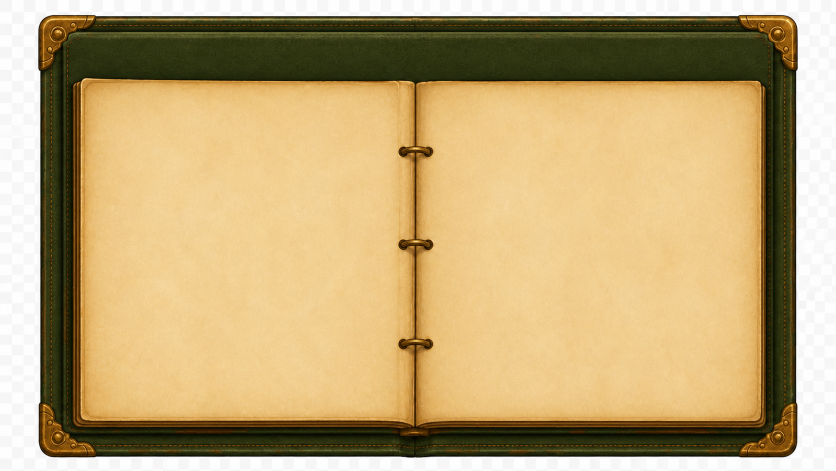
#> input picture assets/card-lab/9fo-binder-empty-v1.png, 1672 x 941 px, given in place of 9f Frame Narrow Decorated.png, which was not available (shown at 1/2 size)
$ python render_ninefold_cards.py
#> lines starting #> are read from the running program, lines starting #| are printed output that depends on the picture; after the words box and inside, x2 and y2 are one past the last pixel; in counts of white or black regions, pixels touching at a corner belong together; pictures that were not available may be replaced by others from this repository, and a replacement may not be noted
from __future__ import annotations

import argparse
import csv
import itertools
import random
import re
import time
from collections import deque
from pathlib import Path

import numpy as np
from PIL import Image, ImageDraw, ImageFilter, ImageFont


ROOT = Path(__file__).resolve().parents[1]
CARD_DIR = ROOT / "card_art" / "ninefold_orchard"
FRAME_PATH = CARD_DIR / "9f Frame Narrow Decorated.png"
DATA_PATH = ROOT / "card_data_export.tsv"
FONT_REGULAR = Path(r"C:\Windows\Fonts\georgia.ttf")
FONT_BOLD = Path(r"C:\Windows\Fonts\georgiab.ttf")

TITLE_CENTRE = (475, 130)
TYPE_CENTRE = (475, 217)
BATTLE_CENTRE = (865, 195)
STAT_CENTRES = [(848, 1027), (848, 1126), (848, 1225), (848, 1318), (848, 1417)]
ART_BOX = (212, 242, 767, 959)

# Card-specific crop nudges are recorded here after contact-sheet review.
CROP_NUDGES: dict[str, tuple[int, int]] = {}


def checkerboard_opening_mask(frame: Image.Image) -> Image.Image:
    arr = np.asarray(frame.convert("RGB"))
    spread = arr.max(axis=2) - arr.min(axis=2)
    light = arr.mean(axis=2)
    candidate = (spread <= 4) & (light >= 205) & (light <= 255)
    candidate[:220, :] = False
    candidate[1010:, :] = False
    candidate[:, :80] = False
    candidate[:, 950:] = False

    start = (500, 500)
    seen = np.zeros(candidate.shape, dtype=np.uint8)
    queue = deque([start])
    seen[start] = 1
    while queue:
        y, x = queue.popleft()
        for yy, xx in ((y - 1, x), (y + 1, x), (y, x - 1), (y, x + 1)):
            if 0 <= yy < candidate.shape[0] and 0 <= xx < candidate.shape[1] and candidate[yy, xx] and not seen[yy, xx]:
                seen[yy, xx] = 1
                queue.append((yy, xx))

    mask = Image.fromarray(seen * 255, "L")
    return mask.filter(ImageFilter.MaxFilter(5))


def fit_art(art: Image.Image, key: str) -> Image.Image:
    x0, y0, x1, y1 = ART_BOX
    target_w, target_h = x1 - x0, y1 - y0
    trim = 55 if art.height > art.width * 1.2 else 45
    art = art.crop((trim, trim, art.width - trim, art.height - trim))
    if art.height > art.width * 1.2:
        return art.resize((target_w, target_h), Image.Resampling.LANCZOS)
    scale = max(target_w / art.width, target_h / art.height)
    resized = art.resize((round(art.width * scale), round(art.height * scale)), Image.Resampling.LANCZOS)
    nudge_x, nudge_y = CROP_NUDGES.get(key, (0, 0))
    left = (resized.width - target_w) // 2 + nudge_x
    top = (resized.height - target_h) // 2 + nudge_y
    left = min(max(left, 0), resized.width - target_w)
    top = min(max(top, 0), resized.height - target_h)
    return resized.crop((left, top, left + target_w, top + target_h))


def centred_text(draw: ImageDraw.ImageDraw, centre: tuple[int, int], text: str, font: ImageFont.FreeTypeFont,
                 fill: tuple[int, int, int], stroke_width: int = 0,
                 stroke_fill: tuple[int, int, int] | None = None) -> None:
    box = draw.textbbox((0, 0), text, font=font, stroke_width=stroke_width)
    x = centre[0] - (box[2] - box[0]) / 2 - box[0]
    y = centre[1] - (box[3] - box[1]) / 2 - box[1]
    draw.text((round(x), round(y)), text, font=font, fill=fill,
              stroke_width=stroke_width, stroke_fill=stroke_fill)


def title_font(text: str) -> ImageFont.FreeTypeFont:
    for size in range(68, 31, -1):
        font = ImageFont.truetype(FONT_BOLD, size)
        if font.getlength(text) <= 550:
            return font
    return ImageFont.truetype(FONT_BOLD, 31)


def compose(name: str, card_type: str, battle: int, stats: list[int], art_path: Path, key: str) -> Image.Image:
    frame = Image.open(FRAME_PATH).convert("RGB")
    art = Image.open(art_path).convert("RGB")
    fitted = fit_art(art, key)
    art_layer = frame.copy()
    art_layer.paste(fitted, ART_BOX[:2])
    mask = opening_mask(frame)
    card = Image.composite(art_layer, frame, mask)

    draw = ImageDraw.Draw(card)
    dark = (48, 24, 7)
    cream = (255, 245, 207)
    centred_text(draw, TITLE_CENTRE, name, title_font(name), dark)
    centred_text(draw, TYPE_CENTRE, card_type, ImageFont.truetype(FONT_REGULAR, 37), cream,
                 stroke_width=2, stroke_fill=(74, 54, 17))
    centred_text(draw, BATTLE_CENTRE, str(battle), ImageFont.truetype(FONT_REGULAR, 110), dark)
    stat_font = ImageFont.truetype(FONT_REGULAR, 51)
    for centre, value in zip(STAT_CENTRES, stats, strict=True):
        centred_text(draw, centre, str(value), stat_font, dark)
    return card


_MASK: Image.Image | None = None


def opening_mask(frame: Image.Image) -> Image.Image:
    global _MASK
    if _MASK is None:
        _MASK = checkerboard_opening_mask(frame)
    return _MASK


def visible_name(name: str) -> str:
    return re.sub(r"\s*\(upgraded\)\s*$", "", name, flags=re.I).strip()


def sanitised_name(name: str) -> str:
    return re.sub(r"[^A-Za-z0-9 ]", "", visible_name(name)).strip()


def load_rows() -> list[dict[str, str]]:
    with DATA_PATH.open("r", encoding="utf-8-sig", newline="") as handle:
        rows = list(csv.DictReader(handle, delimiter="\t"))
    return [row for row in rows if row["module"] == "Ninefold Orchard" and row["rarity"] != "generic"]


def art_inventory() -> tuple[dict[str, Path], dict[str, Path], dict[str, str]]:
    character_files: dict[str, Path] = {}
    character_names: dict[str, str] = {}
    boss_files: dict[str, Path] = {}
    for path in CARD_DIR.glob("*.png"):
        match = re.match(r"(\d+)_(.+)\.png$", path.name, flags=re.I)
        if not match:
            continue
        number, remainder = match.group(1), match.group(2).lower()
        if remainder.startswith(("common_", "rare_", "epic_", "legendary_")):
            character_files[str(int(number))] = path
            # The name embedded in the filename itself (e.g. "common_Pip" -> "pip") — kept so
            # callers can verify the ordinal position actually matches this file's character,
            # rather than trusting position alone.
            character_names[str(int(number))] = remainder.split("_", 1)[1]
        else:
            boss_files[str(int(number))] = path
    return character_files, boss_files, character_names


def validate_rows(rows: list[dict[str, str]]) -> None:
    if len(rows) != 57:
        raise ValueError(f"Expected 57 Ninefold data rows, found {len(rows)}")
    for row in rows:
        values = [row[field] for field in ("bv", "arith", "geom", "logic", "sci", "speed")]
        if not all(value.isdigit() for value in values):
            raise ValueError(f"Non-numeric stat in {row['id']}")


def render_apple_variants(selected: set[str] | None = None) -> list[Path]:
    existing = (2, 1, 1, 2, 2)
    possibilities = [values for values in itertools.product(range(1, 5), repeat=5)
                     if sum(values) == 8 and values != existing]
    allocations = random.Random(904).sample(possibilities, 9)
    outputs = []
    for suffix, stats in zip("bcdefghij", allocations, strict=True):
        key = f"apple_{suffix}"
        if selected is not None and key not in selected:
            continue
        out = CARD_DIR / f"9f_Apple Picker_{suffix}.png"
        compose("Apple Picker", "No Type", 8, stats, CARD_DIR / "9f_AP_art.png", key).save(out)
#> in compose, frame is the input picture: PIL image 1672x941 RGB; mean R, G, B 191, 167.3, 119.2
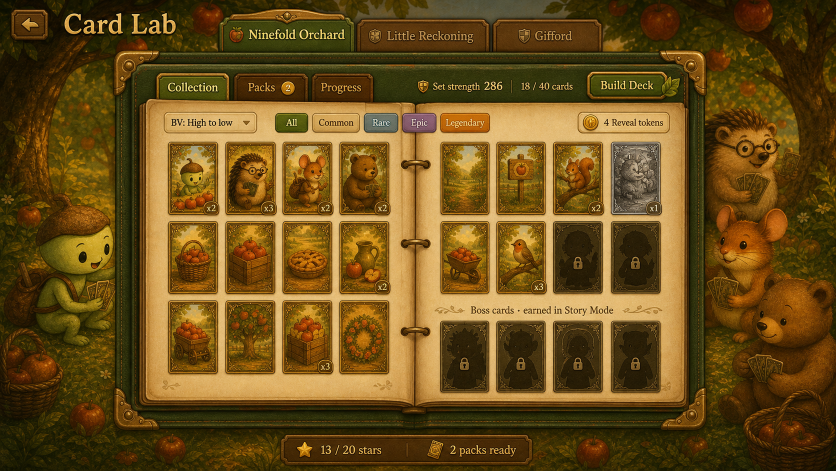
#> input picture assets/card-lab/9fo-card-lab-full-screen-mockup-v1.png, 1672 x 941 px, given in place of 9f_AP_art.png, which was not available (shown at 1/2 size)
#> in compose, art is the input picture: PIL image 1672x941 RGB; mean R, G, B 106, 77.8, 26.3
#> in fit_art, `resized = art.resize((round(art.width * scale), round(art.height * sca..`:
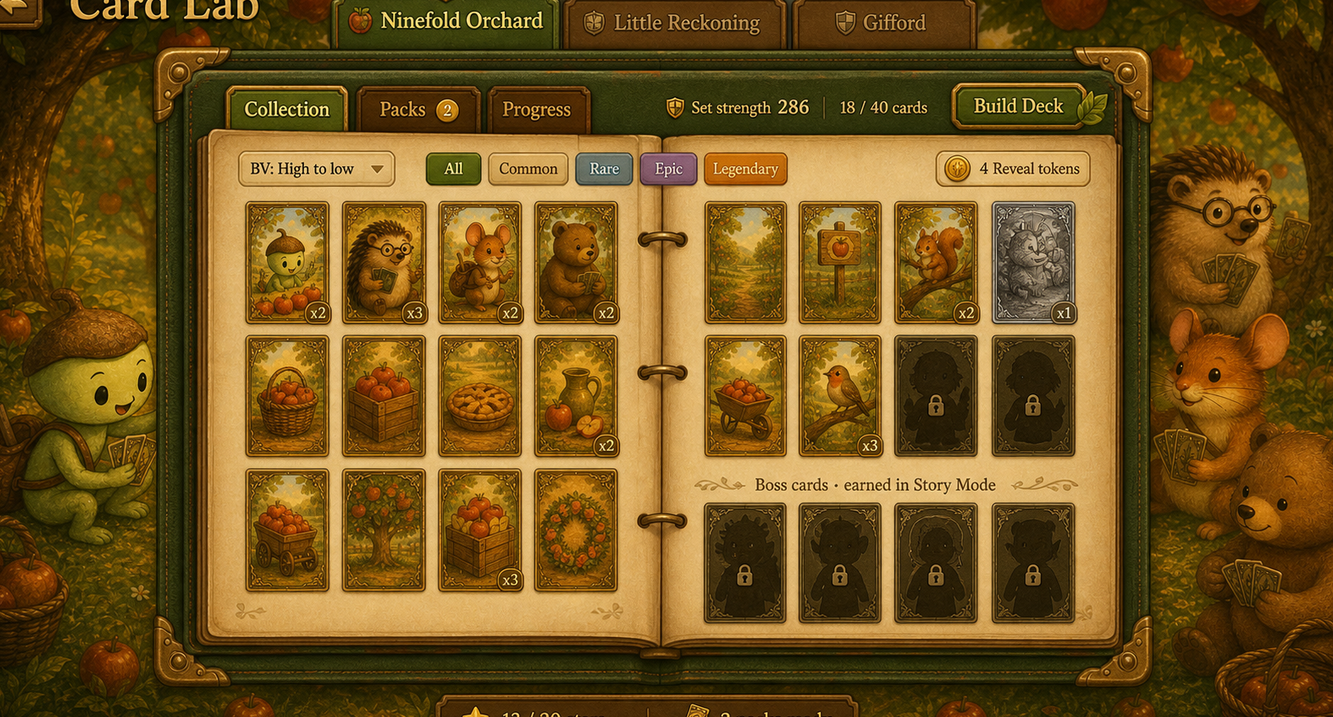
#> resized: PIL image 1333x717 RGB; mean R, G, B 113.8, 83.8, 29.6
#> in fit_art, `return resized.crop((left, top, left + target_w, top + target_h))`:
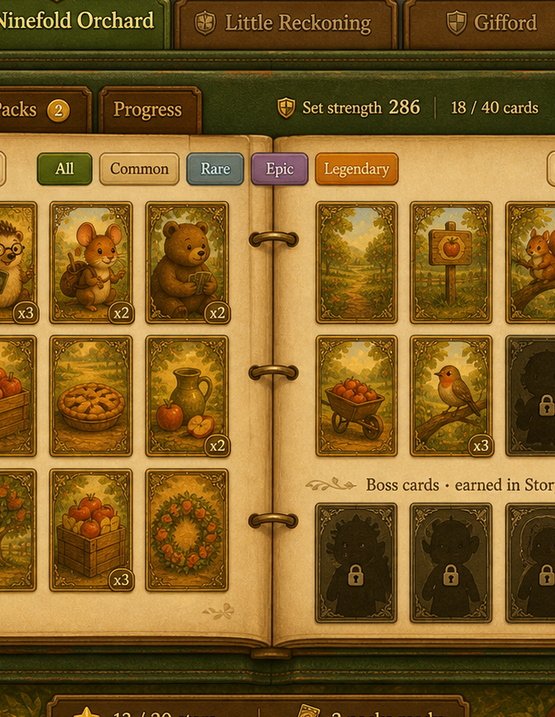
#> returned value: PIL image 555x717 RGB; mean R, G, B 128.7, 96.1, 38.8
#> in checkerboard_opening_mask, `spread = arr.max(axis=2) - arr.min(axis=2)`:
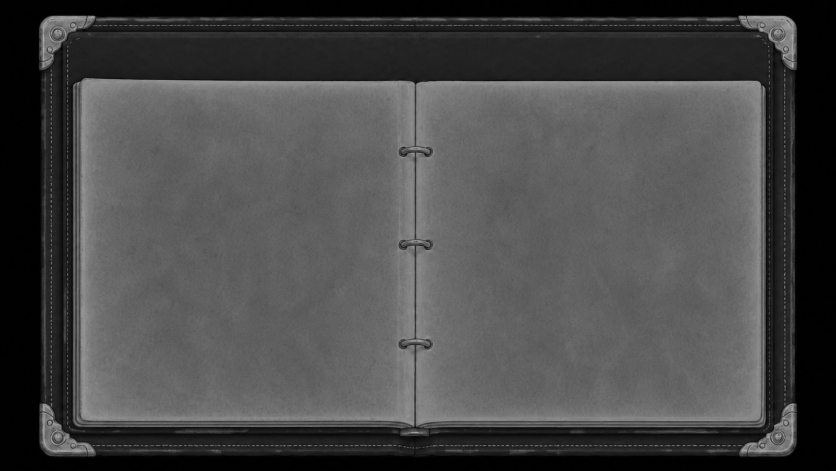
#> spread: shape (941, 1672) (shown at 1/2 size); min 0, max 191, mean 72.6
#> in checkerboard_opening_mask, `light = arr.mean(axis=2)`:
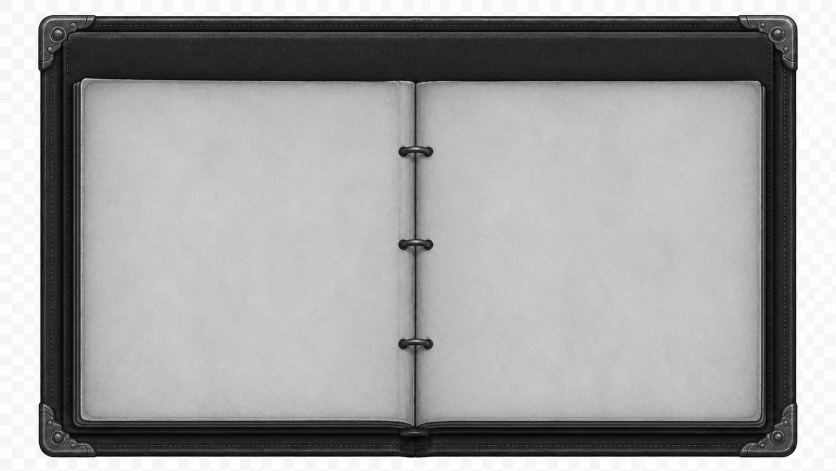
#> light: shape (941, 1672) float64 (shown at 1/2 size); min 0, max 255, mean 159.2
#> in checkerboard_opening_mask, `candidate = (spread <= 4) & (light >= 205) & (light <= 255)`:
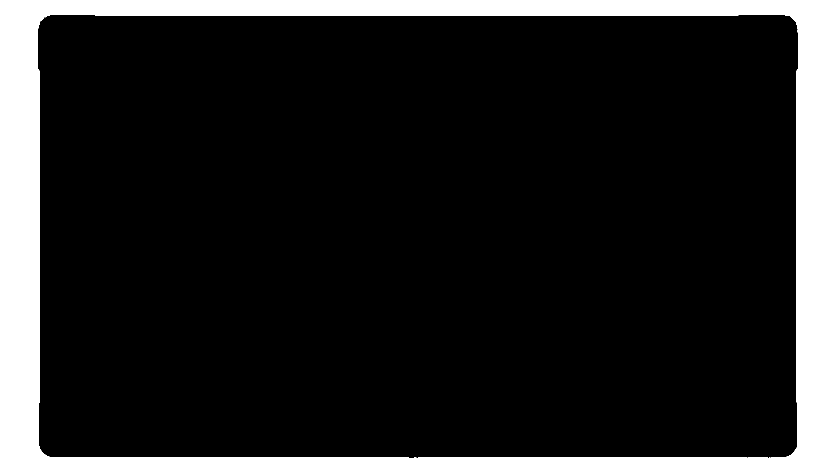
#> candidate: shape (941, 1672) bool (shown at 1/2 size); 15.1% white; 1 white region, box (x1, y1, x2, y2) and area: (0, 0, 1672, 941) 237567
#> in checkerboard_opening_mask, `candidate[:, 950:] = False`: candidate: shape (941, 1672) bool; 1.5% white; 1 white region, box (x1, y1, x2, y2) and area: (80, 898, 950, 941) 23466
#> in checkerboard_opening_mask, `mask = Image.fromarray(seen * 255, "L")`: mask: PIL image 1672x941 L; 0% white in thin lines or dots, all inside (x1, y1, x2, y2) = (500, 500, 501, 501)
#> in checkerboard_opening_mask, `return mask.filter(ImageFilter.MaxFilter(5))`: returned value: PIL image 1672x941 L; 0% white; 1 white region, box (x1, y1, x2, y2) and area: (498, 498, 503, 503) 25
        outputs.append(out)
    return outputs


def render_data_cards(selected: set[str] | None = None) -> list[Path]:
    rows = load_rows()
    validate_rows(rows)
    characters, bosses, character_names = art_inventory()
    ordinary = [row for row in rows if row["set"] == "ninefold_orchard"]
    boss_rows = [row for row in rows if row["set"] == "primary_bosses"]
    base_names = []
    for row in ordinary:
        clean = visible_name(row["name"])
        if clean not in base_names:
            base_names.append(clean)
    if len(base_names) != 30 or len(boss_rows) != 10:
        raise ValueError(f"Expected 30 character artworks and 10 bosses; found {len(base_names)} and {len(boss_rows)}")

    # The name-to-art assignment below is still positional (index N -> the Nth numbered file),
    # but it's no longer BLIND positional trust: cross-check each slot against the character
    # name actually embedded in that file's own filename (e.g. "01_common_Pip.png" -> "pip").
    # If PRIMARY_CARDS is ever reordered, or a card inserted, without renumbering the portrait
    # files to match, this now fails loudly here instead of silently baking the wrong portrait
    # onto a card.
    def normalise_for_comparison(value: str) -> str:
        # Portrait filenames drop articles (e.g. "The Ninefold Tree" -> "NinefoldTree"), so
        # strip "the" as a whole word before comparing, not just non-alphanumerics.
        return re.sub(r"[^a-z0-9]", "", re.sub(r"\bthe\b", "", value.lower()))

    for index, name in enumerate(base_names, start=1):
        expected = normalise_for_comparison(name)
        actual = normalise_for_comparison(character_names.get(str(index), ""))
        if expected != actual:
            raise ValueError(
                f"Art/name mismatch at position {index}: card '{name}' expected a portrait "
                f"named like '{index:02d}_<rarity>_{name}.png' but the file there is named "
                f"'...{character_names.get(str(index))}.png' instead. PRIMARY_CARDS order and "
                f"the numbered portrait files in {CARD_DIR} have drifted apart — fix the mismatch "
                f"before rendering, or every card from here on gets the wrong portrait."
            )

    art_for_name = {name: characters[str(index)] for index, name in enumerate(base_names, start=1)}
    paired = {visible_name(row["name"]) for row in ordinary if row["id"].endswith("_upgraded")}
    outputs = []
    for row in ordinary:
        card_name = visible_name(row["name"])
        upgraded = row["id"].endswith("_upgraded")
        suffix = "_b" if upgraded else ("_a" if card_name in paired else "")
        key = row["id"]
        if selected is not None and key not in selected:
            continue
        out = CARD_DIR / f"9f_{sanitised_name(card_name)}{suffix}.png"
        stats = [int(row[field]) for field in ("arith", "geom", "logic", "sci", "speed")]
        compose(card_name, row["type"], int(row["bv"]), stats, art_for_name[card_name], key).save(out)
        outputs.append(out)

    for row in boss_rows:
        number = row["id"].rsplit("_", 1)[-1]
        card_name = visible_name(row["name"])
        key = row["id"]
        if selected is not None and key not in selected:
            continue
        out = CARD_DIR / f"9f_{sanitised_name(card_name)}.png"
        stats = [int(row[field]) for field in ("arith", "geom", "logic", "sci", "speed")]
        compose(card_name, row["type"], int(row["bv"]), stats, bosses[str(int(number))], key).save(out)
        outputs.append(out)
    return outputs


def main() -> None:
    parser = argparse.ArgumentParser()
    parser.add_argument("--calibration", action="store_true")
    parser.add_argument("--ids", help="Comma-separated card IDs, for example apple_b,cobweb,boss_primary_1")
    args = parser.parse_args()
    if args.ids:
        selected = {value.strip() for value in args.ids.split(",") if value.strip()}
    elif args.calibration:
        selected = {"apple_b", "apple_c", "pip", "pip_upgraded", "boss_primary_1"}
    else:
        selected = None
    started = time.perf_counter()
    outputs = render_apple_variants(selected)
#> in render_apple_variants, `compose("Apple Picker", "No Type", 8, stats, CARD_DIR / "9f_AP_art.png..`:
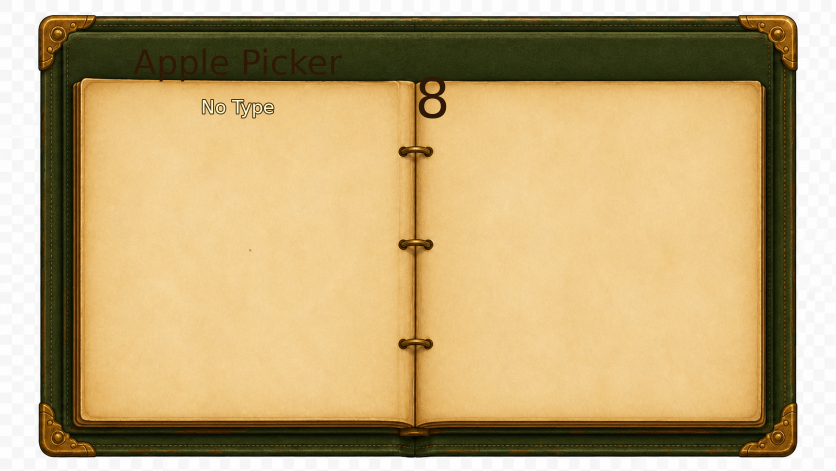
#> saved as 9f_Apple Picker_b.png: PIL image 1672x941 RGB (shown at 1/2 size); mean R, G, B 190.6, 166.9, 119
    outputs.extend(render_data_cards(selected))
    elapsed = time.perf_counter() - started
    rate = elapsed / len(outputs) if outputs else 0
    print(f"Rendered {len(outputs)} cards in {elapsed:.2f}s ({rate:.2f}s per card)")
    for output in outputs:
        print(output.name)


if __name__ == "__main__":
#> (the run stopped early here; a loop or call above may not have finished)
